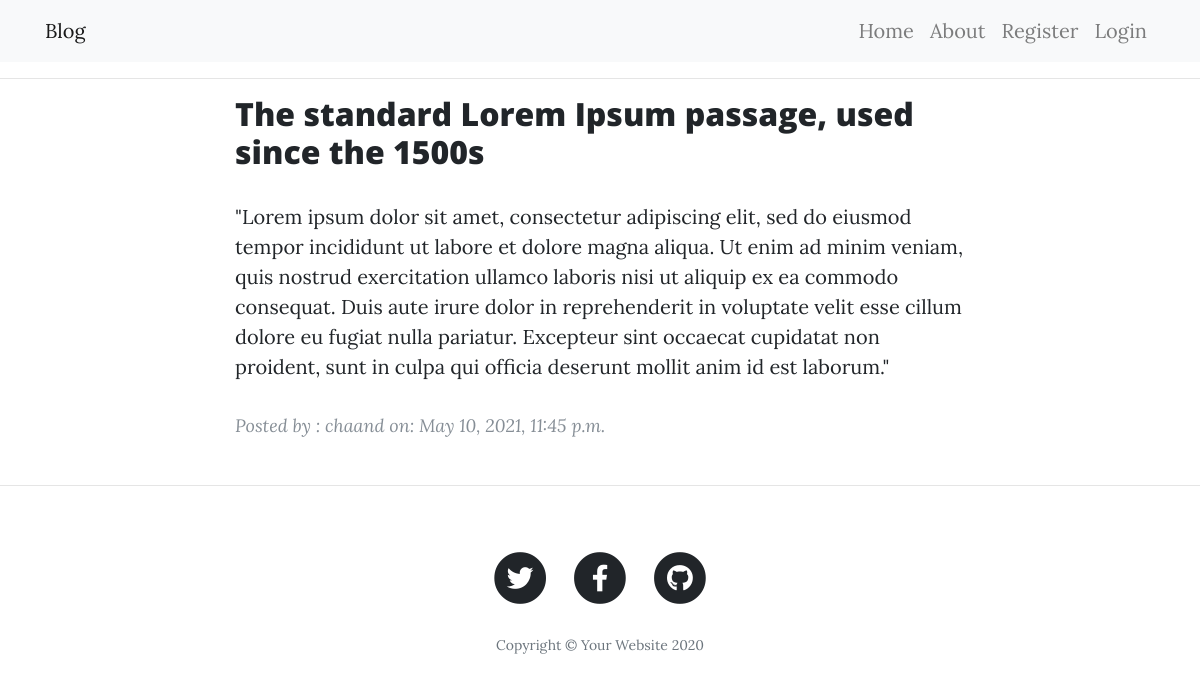
The page /post/8/ on the database its author committed.
### blog/models.py (models this page shows, shortened)
class Blog(models.Model):
    title = models.CharField(max_length=100)
    content = models.TextField()
    post_created = models.DateTimeField(default=timezone.now)
    author = models.ForeignKey(User, on_delete=models.CASCADE)

### blog/views.py (the view)
# urls.py: path('post/<int:pk>/', views.PostDetailView.as_view(), name='blog-post-detail'),
class PostDetailView(DetailView):
    model = Blog
    template_name = 'blog/blog_detail.html'
    context_object_name = 'blog'
    extra_context = {'title': 'View Post'}

### blog/templates/blog/blog_detail.html (shortened to what this page needs)
{% extends 'blog/base.html' %}
{% block content %}
<div class="col-lg-8 col-md-10 mx-auto">
    <div class="post-preview">
        <h2 class="post-title">
          {{ blog.title }}
        </h2>
        <p>
            {{ blog.content }}
        </p>
        <p class="post-meta">Posted by : {{ blog.author.username }}
            on: {{ blog.post_created }}</p>
    </div>
</div>
{% endblock content %}

### rows shown on the page
Blog: title "The standard Lorem Ipsum passage, used since the 1500s", content "\"Lorem ipsum dolor sit amet, consectetur adipiscing elit, sed do eiusmod tempor incididunt ut labore et dolore magna aliqua. Ut enim ad minim veniam, quis nostrud exercitation ullamco laboris nisi ut aliquip ex ea commodo consequat. Duis aute irure dolor in reprehenderit in voluptate velit esse cillum dolore eu fugiat nulla pariatur. Excepteur sint occaecat cupidatat non proident, sunt in culpa qui officia deserunt mollit anim id est laborum.\"", author.username "chaand", post_created "May 10, 2021, 11:45 p.m."
